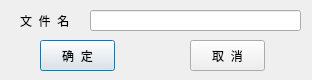
<?xml version="1.0" encoding="UTF-8"?>
<ui version="4.0">
 <class>QWDialogFileName</class>
 <widget class="QDialog" name="QWDialogFileName">
  <property name="geometry">
   <rect>
    <x>0</x>
    <y>0</y>
    <width>312</width>
    <height>80</height>
   </rect>
  </property>
  <property name="windowTitle">
   <string>Dialog</string>
  </property>
  <widget class="QLabel" name="label">
   <property name="geometry">
    <rect>
     <x>20</x>
     <y>10</y>
     <width>61</width>
     <height>21</height>
    </rect>
   </property>
   <property name="text">
    <string>文  件  名</string>
   </property>
  </widget>
  <widget class="QLineEdit" name="editCopyName">
   <property name="geometry">
    <rect>
     <x>90</x>
     <y>10</y>
     <width>211</width>
     <height>21</height>
    </rect>
   </property>
  </widget>
  <widget class="QPushButton" name="btnOK">
   <property name="geometry">
    <rect>
     <x>40</x>
     <y>40</y>
     <width>75</width>
     <height>31</height>
    </rect>
   </property>
   <property name="text">
    <string>确  定</string>
   </property>
  </widget>
  <widget class="QPushButton" name="btnCancel">
   <property name="geometry">
    <rect>
     <x>190</x>
     <y>40</y>
     <width>75</width>
     <height>31</height>
    </rect>
   </property>
   <property name="text">
    <string>取  消</string>
   </property>
  </widget>
 </widget>
 <resources/>
 <connections>
  <connection>
   <sender>btnOK</sender>
   <signal>clicked()</signal>
   <receiver>QWDialogFileName</receiver>
   <slot>accept()</slot>
   <hints>
    <hint type="sourcelabel">
     <x>77</x>
     <y>55</y>
    </hint>
    <hint type="destinationlabel">
     <x>155</x>
     <y>39</y>
    </hint>
   </hints>
  </connection>
  <connection>
   <sender>btnCancel</sender>
   <signal>clicked()</signal>
   <receiver>QWDialogFileName</receiver>
   <slot>reject()</slot>
   <hints>
    <hint type="sourcelabel">
     <x>227</x>
     <y>55</y>
    </hint>
    <hint type="destinationlabel">
     <x>155</x>
     <y>39</y>
    </hint>
   </hints>
  </connection>
 </connections>
</ui>
